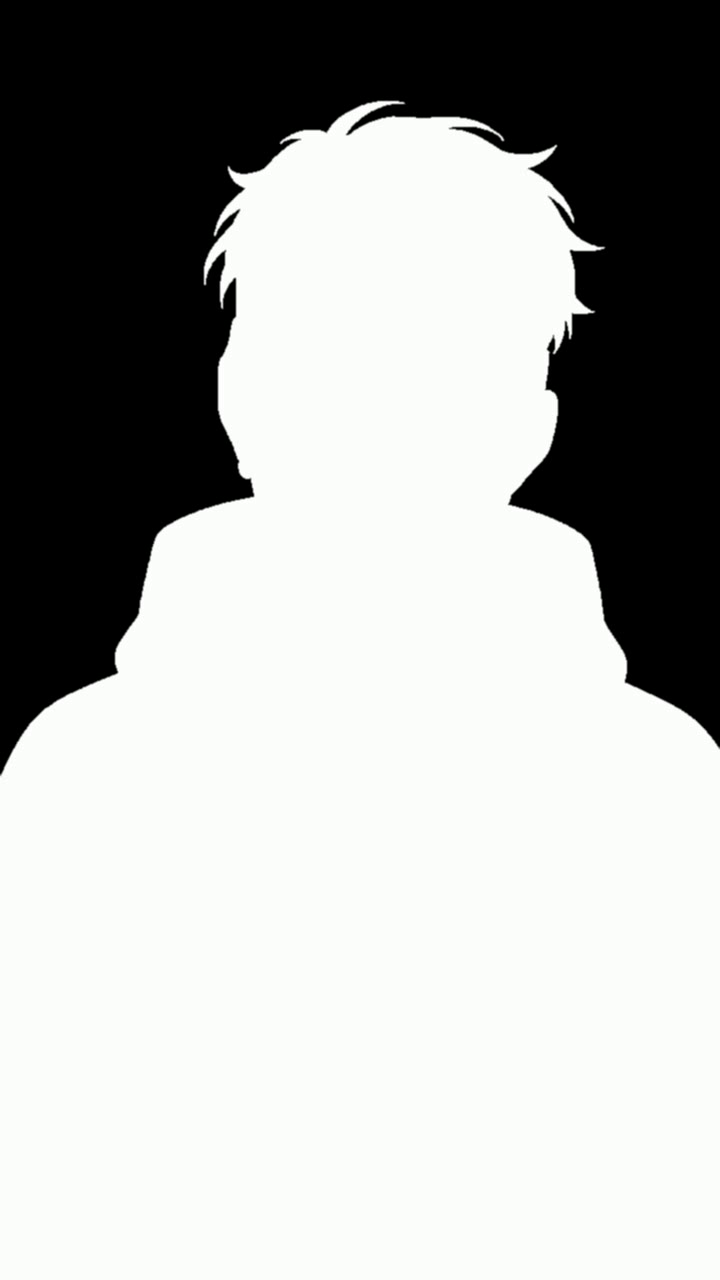
#> input picture frame 24 of marketing_factory/assets/avatar_mask.mp4, 720 x 1280 px, given in place of bg_generativo.mp4, which was not available
$ python build_hook_track.py
#> lines starting #> are read from the running program, lines starting #| are printed output that depends on the picture; pictures that were not available may be replaced by others from this repository, and a replacement may not be noted
import os
import cv2
import numpy as np
import math
from PIL import Image, ImageDraw, ImageFont, ImageFilter

def ease_out_back(t, s=1.70158):
    t = max(0.0, min(1.0, t))
    t = t - 1.0
    return t * t * ((s + 1.0) * t + s) + 1.0

def create_feathered_shadow(w, h, radius=22, blur_radius=18, y_offset=12, shadow_alpha=180):
    pad = blur_radius * 2 + 10
    sw, sh = w + pad * 2, h + pad * 2
    shadow_img = Image.new("RGBA", (sw, sh), (0, 0, 0, 0))
    ds = ImageDraw.Draw(shadow_img)
    ds.rounded_rectangle([pad, pad + y_offset, pad + w - 1, pad + y_offset + h - 1],
                         radius=radius, fill=(0, 0, 0, shadow_alpha))
    shadow_img = shadow_img.filter(ImageFilter.GaussianBlur(blur_radius))
    return shadow_img, pad

def create_card_frame(video_frame, w, h, radius=22, border_w=3, pill_text="34.3M", is_viral=False):
    vf_h, vf_w = video_frame.shape[:2]
    scale = max(w / vf_w, h / vf_h)
    nw, nh = int(round(vf_w * scale)), int(round(vf_h * scale))
    resized = cv2.resize(video_frame, (nw, nh), interpolation=cv2.INTER_LANCZOS4)
    x_off = (nw - w) // 2
    y_off = (nh - h) // 2
    cropped = resized[y_off : y_off + h, x_off : x_off + w]
    cropped_rgb = cv2.cvtColor(cropped, cv2.COLOR_BGR2RGB)
    im = Image.fromarray(cropped_rgb).convert("RGBA")

    # Rounded mask
    mask = Image.new("L", (w, h), 0)
    draw_m = ImageDraw.Draw(mask)
    draw_m.rounded_rectangle([0, 0, w - 1, h - 1], radius=radius, fill=255)

    # Crisp 3D border
    border = Image.new("RGBA", (w, h), (0, 0, 0, 0))
    draw_b = ImageDraw.Draw(border)
    draw_b.rounded_rectangle([1, 1, w - 2, h - 2], radius=radius, outline=(255, 255, 255, 230), width=border_w)

    card = Image.new("RGBA", (w, h), (0, 0, 0, 0))
    card.paste(im, (0, 0), mask)
    card.alpha_composite(border)

    # Pill Badge at bottom
    pw, ph = int(w * 0.65), 32
    px = (w - pw) // 2
    py = h - ph - 14
    pill = Image.new("RGBA", (pw, ph), (0, 0, 0, 0))
    dp = ImageDraw.Draw(pill)
    dp.rounded_rectangle([0, 0, pw - 1, ph - 1], radius=ph // 2, fill=(10, 10, 15, 225), outline=(255, 255, 255, 140), width=1)

    try:
        font = ImageFont.truetype("arialbd.ttf", 16)
    except:
        font = ImageFont.load_default()

    bbox = dp.textbbox((0, 0), pill_text, font=font)
    tw = bbox[2] - bbox[0]
    th = bbox[3] - bbox[1]

    tri_w = 10
    total_content_w = tri_w + 6 + tw
    start_x = (pw - total_content_w) // 2
    cy_text = (ph - th) // 2 - 1
    cy_tri = ph // 2
    dp.polygon([(start_x, cy_tri - 6), (start_x, cy_tri + 6), (start_x + 9, cy_tri)], fill=(255, 255, 255, 255))
    dp.text((start_x + 15, cy_text), pill_text, font=font, fill=(255, 255, 255, 255))

    card.alpha_composite(pill, (px, py))

    if is_viral:
        vw, vh = int(w * 0.8), 44
        vx = (w - vw) // 2
        vy = h - ph - 14 - vh - 4
        viral_im = Image.new("RGBA", (vw, vh), (0, 0, 0, 0))
        dv = ImageDraw.Draw(viral_im)
        try:
            vfont = ImageFont.truetype("impact.ttf", 36)
        except:
            vfont = font
        vbox = dv.textbbox((0, 0), "VIRAL", font=vfont)
        vtw = vbox[2] - vbox[0]
        vth = vbox[3] - vbox[1]
        vx_pos = (vw - vtw) // 2
        vy_pos = (vh - vth) // 2
        dv.text((vx_pos + 2, vy_pos + 2), "VIRAL", font=vfont, fill=(0, 0, 0, 240))
        dv.text((vx_pos + 1, vy_pos + 1), "VIRAL", font=vfont, fill=(255, 20, 50, 255))
        dv.text((vx_pos, vy_pos), "VIRAL", font=vfont, fill=(255, 255, 255, 255))
        card.alpha_composite(viral_im, (vx, vy))

    return card

def render_bouncing_card(canvas, card_img, base_center_x, base_center_y, t, t_pop_start, pop_duration=0.38, spring_s=2.2):
    """
    Renders card with sequential spring bounce (Ease-Out Back 112% overshoot) and feathered 3D drop shadow!
    """
    if t < t_pop_start:
        return # Hidden until its pop cue

    w, h = card_img.size

    if t < t_pop_start + pop_duration:
        p = (t - t_pop_start) / float(pop_duration)
        scale = ease_out_back(p, s=spring_s)
    else:
        scale = 1.0

    if scale <= 0.01:
        return

    cur_w = max(1, int(round(w * scale)))
    cur_h = max(1, int(round(h * scale)))
    scaled_card = card_img.resize((cur_w, cur_h), Image.Resampling.LANCZOS)

    # 3D Feathered Drop Shadow
    shadow, pad = create_feathered_shadow(cur_w, cur_h, radius=int(22 * scale), blur_radius=int(18 * scale), y_offset=int(12 * scale), shadow_alpha=int(190 * min(1.0, scale)))

    paste_x = int(round(base_center_x - cur_w / 2.0))
    paste_y = int(round(base_center_y - cur_h / 2.0))

    # Paste shadow first
    canvas.alpha_composite(shadow, (paste_x - pad, paste_y - pad))
    # Paste card on top
    canvas.alpha_composite(scaled_card, (paste_x, paste_y))

def build_hook_video(output_path="marketing_factory/assets/hook_track.mp4", duration=4.5, fps=25):
#> called with output_path = 'marketing_factory/assets/hook_track.mp4', duration = 4.5, fps = 25
    print("=" * 60)
    print("BUILDING MOTION-MATH HOOK TRACK (SEQUENTIAL BOUNCES + 3D SHADOWS)")
    print("=" * 60)

    total_frames = int(duration * fps) # 112 frames
    temp_dir = os.path.abspath("scratch/marketing_factory/hook_frames")
    os.makedirs(temp_dir, exist_ok=True)

    cap_bg = cv2.VideoCapture("marketing_factory/assets/bg_generativo.mp4")

    # Card videos
    cap_c = cv2.VideoCapture("marketing_factory/output/a3f63caa_branded_1_388_467.mp4")
    cap_c.set(cv2.CAP_PROP_POS_FRAMES, 100)

    cap_l = cv2.VideoCapture("static/clip_files/77e3be44_branded_6_570_641.mp4")
    cap_l.set(cv2.CAP_PROP_POS_FRAMES, 50)

    cap_r = cv2.VideoCapture("static/clip_files/77e3be44_branded_7_775_873.mp4")
    cap_r.set(cv2.CAP_PROP_POS_FRAMES, 80)

    # Avatar
    cap_av = cv2.VideoCapture("marketing_factory/assets/Man_speaking_with_VR_headset_20261021215440.mp4")
    cap_av_m = cv2.VideoCapture("marketing_factory/assets/avatar_mask.mp4")
    av_w = 640

    # Card base dimensions & centers:
    # Left: w=205, h=360, center_x = 25 + 205/2 = 127, center_y = 115 + 360/2 = 295
    # Center: w=250, h=430, center_x = 235 + 250/2 = 360, center_y = 70 + 430/2 = 285
    # Right: w=205, h=360, center_x = 490 + 205/2 = 592, center_y = 115 + 360/2 = 295
    c_left_cx, c_left_cy = 127, 295
    c_center_cx, c_center_cy = 360, 285
    c_right_cx, c_right_cy = 592, 295

    for f in range(total_frames):
        t = f / float(fps)

        ret_bg, f_bg = cap_bg.read()
        if not ret_bg:
            cap_bg.set(cv2.CAP_PROP_POS_FRAMES, 0)
            ret_bg, f_bg = cap_bg.read()

        ret_c, f_c = cap_c.read()
        if not ret_c:
            cap_c.set(cv2.CAP_PROP_POS_FRAMES, 0)
            ret_c, f_c = cap_c.read()

        ret_l, f_l = cap_l.read()
        if not ret_l:
            cap_l.set(cv2.CAP_PROP_POS_FRAMES, 0)
            ret_l, f_l = cap_l.read()

        ret_r, f_r = cap_r.read()
        if not ret_r:
            cap_r.set(cv2.CAP_PROP_POS_FRAMES, 0)
            ret_r, f_r = cap_r.read()

        ret_a, f_a = cap_av.read()
        ret_am, f_am = cap_av_m.read()
        if not ret_a:
            cap_av.set(cv2.CAP_PROP_POS_FRAMES, 0)
            cap_av_m.set(cv2.CAP_PROP_POS_FRAMES, 0)
            ret_a, f_a = cap_av.read()
            ret_am, f_am = cap_av_m.read()

        # Canvas
        bg_rgb = cv2.cvtColor(f_bg, cv2.COLOR_BGR2RGB)
        canvas = Image.fromarray(bg_rgb).resize((720, 1280), Image.Resampling.LANCZOS).convert("RGBA")

        # Continuous organic 3D levitation bobbing
        bob_l = int(6.0 * math.sin(2.0 * math.pi * 0.45 * t))
        bob_c = int(8.0 * math.sin(2.0 * math.pi * 0.45 * t + 1.2))
        bob_r = int(6.0 * math.sin(2.0 * math.pi * 0.45 * t + 2.4))

        card_l = create_card_frame(f_l, 205, 360, radius=20, border_w=2, pill_text="37.7M", is_viral=False)
        card_c = create_card_frame(f_c, 250, 430, radius=24, border_w=3, pill_text="34.3M", is_viral=True)
        card_r = create_card_frame(f_r, 205, 360, radius=20, border_w=2, pill_text="42.7M", is_viral=False)

        # 1. Pop Left Card at t = 0.15s
        render_bouncing_card(canvas, card_l, c_left_cx, c_left_cy + bob_l, t, t_pop_start=0.15, pop_duration=0.36, spring_s=2.2)

        # 2. Pop Right Card at t = 0.35s
        render_bouncing_card(canvas, card_r, c_right_cx, c_right_cy + bob_r, t, t_pop_start=0.35, pop_duration=0.36, spring_s=2.2)

        # 3. Pop Center Card in FRONT at t = 0.55s
        render_bouncing_card(canvas, card_c, c_center_cx, c_center_cy + bob_c, t, t_pop_start=0.55, pop_duration=0.40, spring_s=2.4)

        # 4. Avatar in front
        im_a = Image.fromarray(cv2.cvtColor(f_a, cv2.COLOR_BGR2RGB)).convert("RGBA")
        im_am = Image.fromarray(cv2.cvtColor(f_am, cv2.COLOR_BGR2GRAY))
        im_a.putalpha(im_am)
        scale_av = av_w / im_a.width
        av_h = int(im_a.height * scale_av)
        im_a = im_a.resize((av_w, av_h), Image.Resampling.LANCZOS)

        canvas.alpha_composite(im_a, ((720 - av_w) // 2, 560))

        out_fpath = os.path.join(temp_dir, f"frame_{f:04d}.jpg")
        canvas.convert("RGB").save(out_fpath, quality=95)
#> this loop made 31 passes
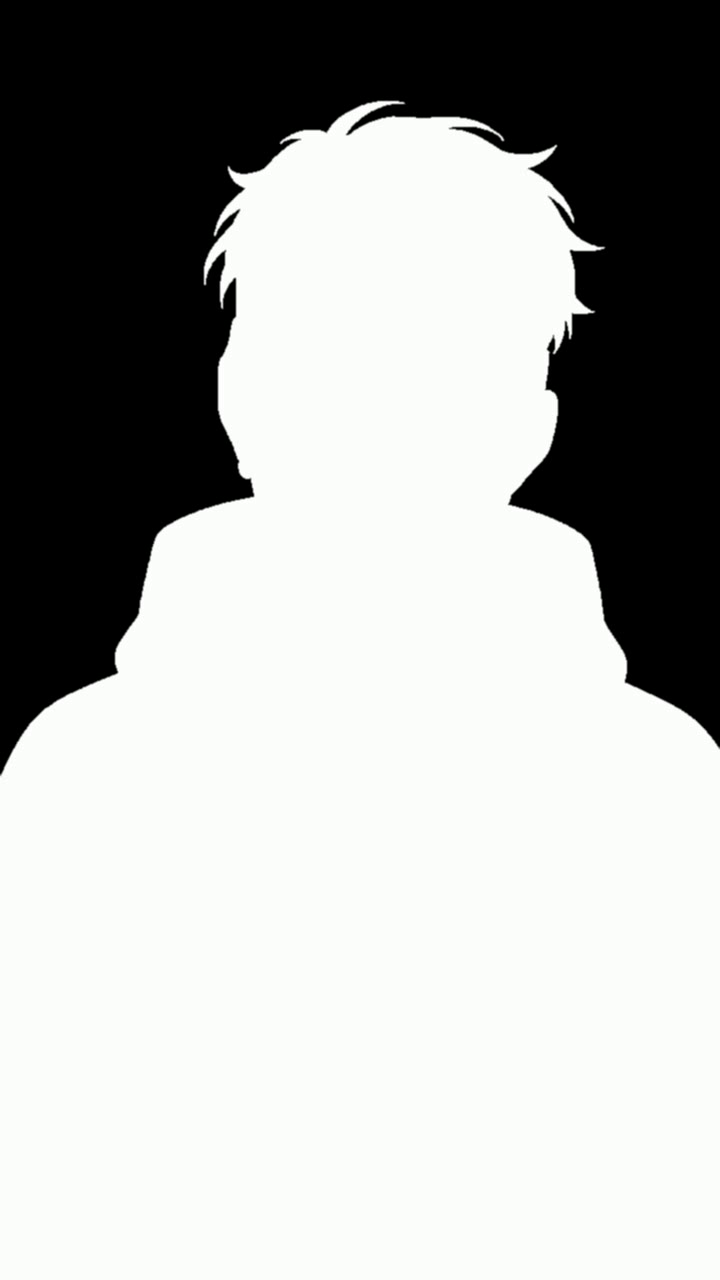
#> input picture frame 24 of marketing_factory/assets/avatar_mask.mp4, 720 x 1280 px, given in place of bg_generativo.mp4, which was not available
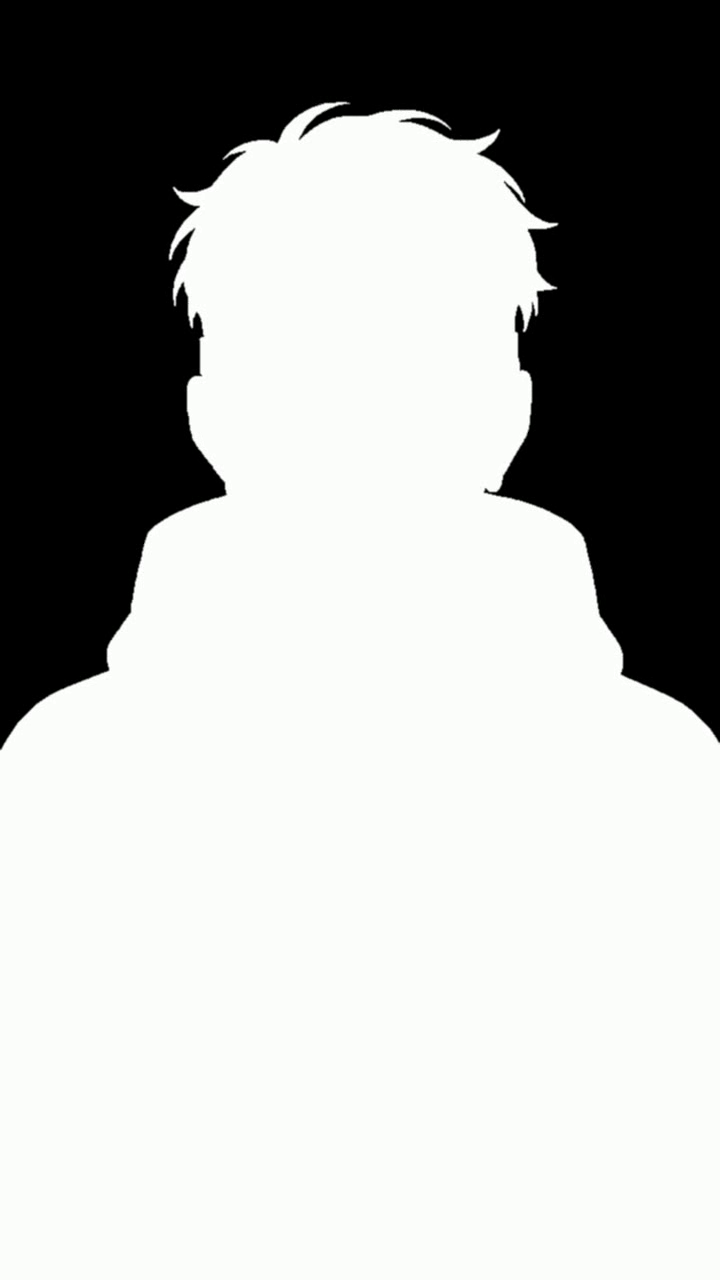
#> input picture frame 100 of marketing_factory/assets/avatar_mask.mp4, 720 x 1280 px, given in place of a3f63caa_branded_1_388_467.mp4, which was not available
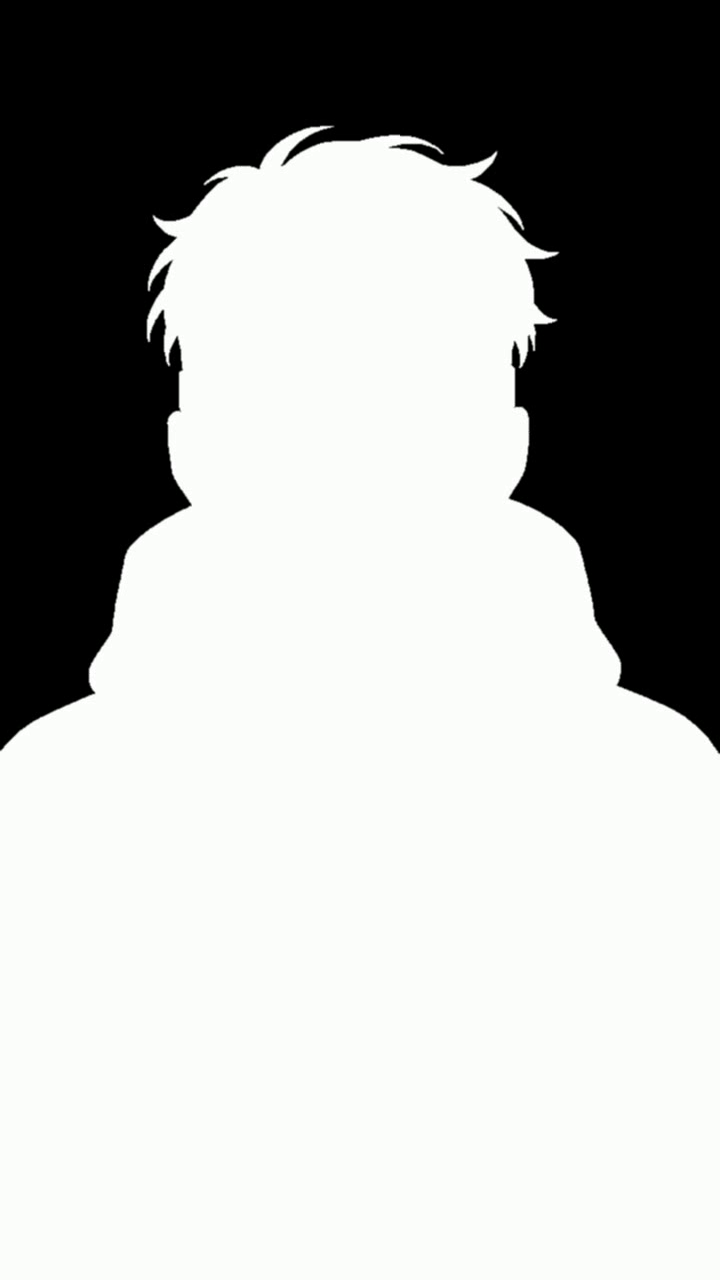
#> input picture frame 50 of marketing_factory/assets/avatar_mask.mp4, 720 x 1280 px, given in place of 77e3be44_branded_6_570_641.mp4, which was not available
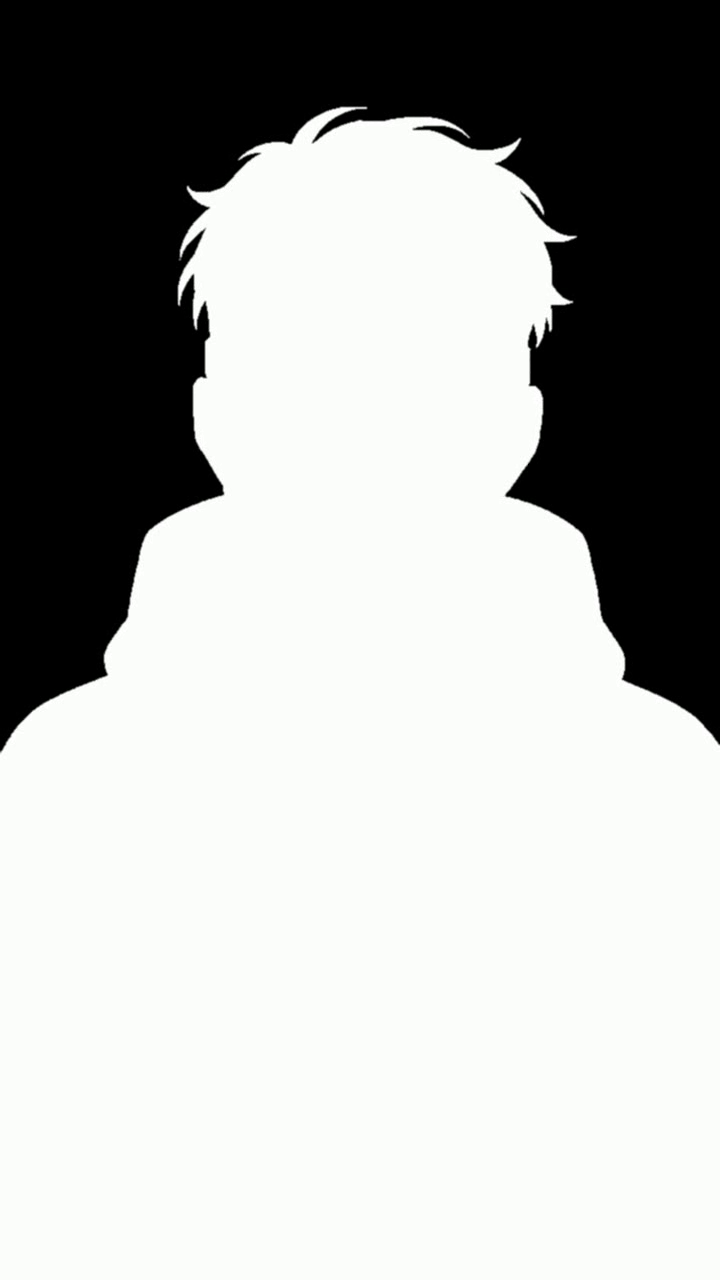
#> input picture frame 80 of marketing_factory/assets/avatar_mask.mp4, 720 x 1280 px, given in place of 77e3be44_branded_7_775_873.mp4, which was not available
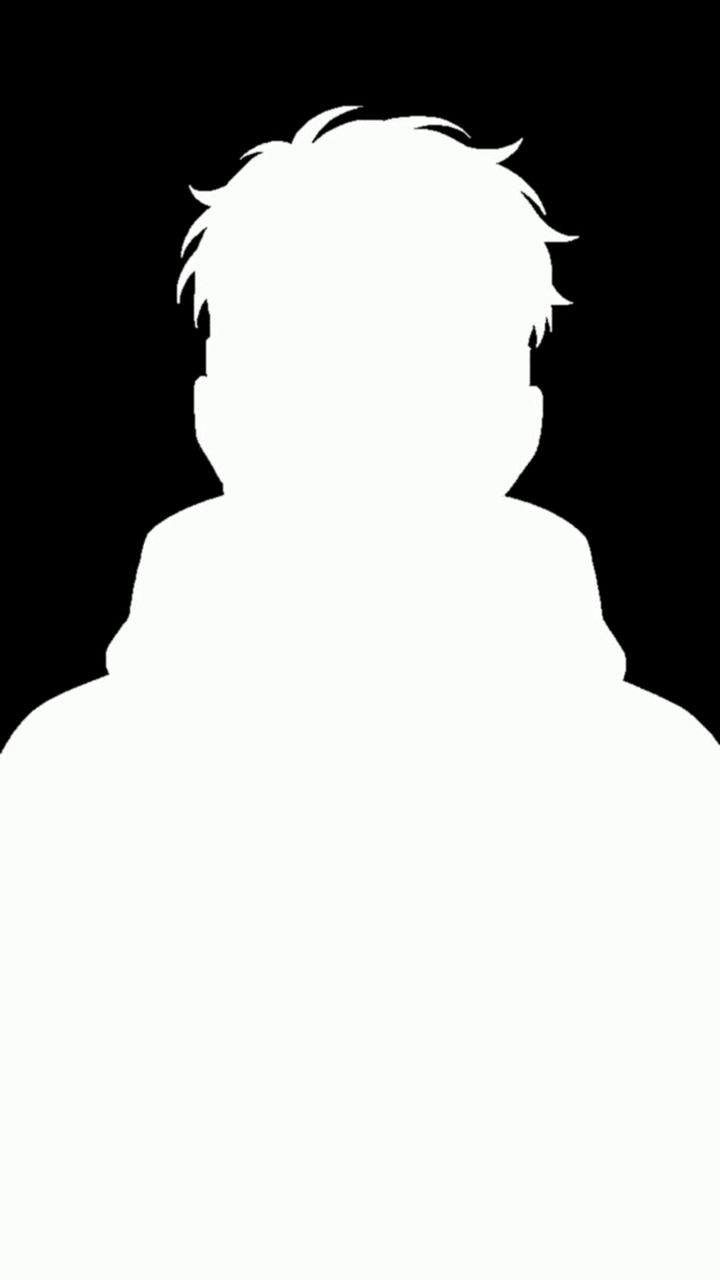
#> input picture frame 81 of marketing_factory/assets/avatar_mask.mp4, 720 x 1280 px, given in place of 77e3be44_branded_7_775_873.mp4, which was not available
#> after the loop:
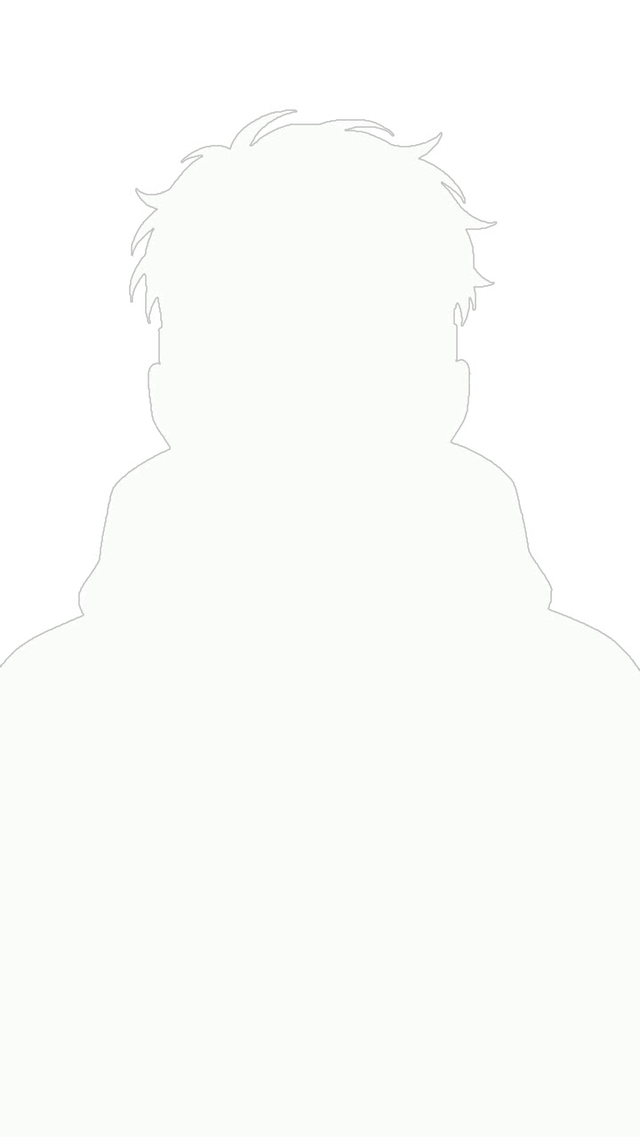
#> im_a: PIL image 640x1137 RGBA; mean R, G, B, A 170.8, 172.1, 170.1, 172.1; transparent parts drawn white

    cap_bg.release()
    cap_c.release()
    cap_l.release()
    cap_r.release()
    cap_av.release()
    cap_av_m.release()

    print(f"Encoding upgraded hook track to {output_path}...")
    import subprocess
    cmd = [
        "ffmpeg", "-y",
        "-framerate", str(fps),
        "-i", os.path.join(temp_dir, "frame_%04d.jpg"),
        "-c:v", "libx264",
        "-crf", "14",
        "-preset", "slow",
        "-pix_fmt", "yuv420p",
        output_path
    ]
    subprocess.run(cmd, check=True)
    print(f"SUCCESS: Upgraded Hook track created at {output_path}")

if __name__ == "__main__":
    build_hook_video()
